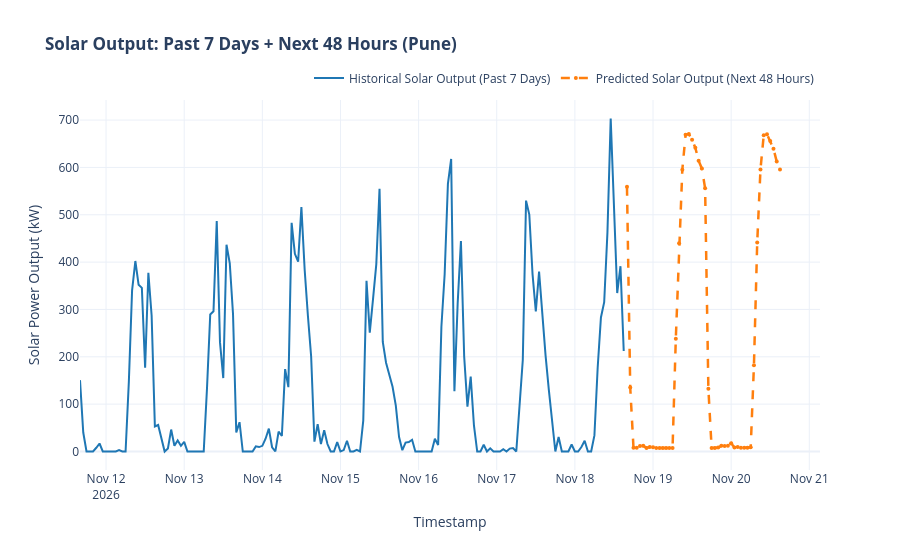

Notebook code cell kept with this figure:
### Markdown cell above
> **Note on Timestamp Alignment:**  
> The dataset is from early 2024, but the forecast is for today. We shift the historical data forward by whole days so it ends exactly 1 hour before the forecast starts. Shifting by whole days preserves the hour of the day.

### Code cell
# Plotly interactive visualization
# 1. Align historical end hour to exactly one hour prior to forecast start
forecast_start = forecast_featured["timestamp"].iloc[0]
last_hour = (forecast_start - pd.Timedelta(hours=1)).hour
hist_end = featured_df[featured_df["timestamp"].dt.hour == last_hour]["timestamp"].iloc[-1]
history_7d = featured_df[featured_df["timestamp"] <= hist_end].tail(7 * 24).copy()
days_to_shift = ((forecast_start - pd.Timedelta(hours=1)).normalize() - hist_end.normalize()).days
history_7d["shifted_timestamp"] = history_7d["timestamp"] + pd.Timedelta(days=days_to_shift)

# 2. Build interactive Plotly chart
fig = go.Figure()

# Historical Solar Output trace
fig.add_trace(go.Scatter(
    x=history_7d["shifted_timestamp"],
    y=history_7d["solar_output"],
    mode="lines",
    name="Historical Solar Output (Past 7 Days)",
    line=dict(color="#1f77b4", width=2)
))

# Forecast Solar Output trace
fig.add_trace(go.Scatter(
    x=forecast_featured["timestamp"],
    y=forecast_featured["predicted_solar_output"],
    mode="lines+markers",
    name="Predicted Solar Output (Next 48 Hours)",
    line=dict(color="#ff7f0e", width=2.5, dash="dash"),
    marker=dict(size=4)
))

# Chart title (includes fallback warning if fallback data is active)
chart_title = "<b>Solar Output: Past 7 Days + Next 48 Hours (Pune)</b>"
if is_fallback:
    chart_title += " (fallback data)"

# Layout formatting
fig.update_layout(
    title=chart_title,
    xaxis_title="Timestamp",
    yaxis_title="Solar Power Output (kW)",
    template="plotly_white",
    hovermode="x unified",
    margin=dict(t=100),
    legend=dict(orientation="h", yanchor="bottom", y=1.02, xanchor="right", x=1),
    height=550
)

# Display chart and export standalone HTML
fig.show()
fig.write_html("forecast_chart.html")
print("Interactive chart exported to 'forecast_chart.html'")

### Figure 1 — Plotly figure (JSON) as saved in the notebook; plotly's stock layout.template omitted (floating-point values rounded to 4 significant figures; data arrays with more than 128 entries replaced by an {"elided": "..."} marker saying what was removed)
{"data": [{"line": {"color": "#1f77b4", "width": 2}, "mode": "lines", "name": "Historical Solar Output (Past 7 Days)", "type": "scatter", "x": {"elided": "168 str values"}, "y": {"elided": "168 float values"}}, {"line": {"color": "#ff7f0e", "dash": "dash", "width": 2.5}, "marker": {"size": 4}, "mode": "lines+markers", "name": "Predicted Solar Output (Next 48 Hours)", "type": "scatter", "x": ["2026-11-18T16:00:00.000000000", "2026-11-18T17:00:00.000000000", "2026-11-18T18:00:00.000000000", "2026-11-18T19:00:00.000000000", "2026-11-18T20:00:00.000000000", "2026-11-18T21:00:00.000000000", "2026-11-18T22:00:00.000000000", "2026-11-18T23:00:00.000000000", "2026-11-19T00:00:00.000000000", "2026-11-19T01:00:00.000000000", "2026-11-19T02:00:00.000000000", "2026-11-19T03:00:00.000000000", "2026-11-19T04:00:00.000000000", "2026-11-19T05:00:00.000000000", "2026-11-19T06:00:00.000000000", "2026-11-19T07:00:00.000000000", "2026-11-19T08:00:00.000000000", "2026-11-19T09:00:00.000000000", "2026-11-19T10:00:00.000000000", "2026-11-19T11:00:00.000000000", "2026-11-19T12:00:00.000000000", "2026-11-19T13:00:00.000000000", "2026-11-19T14:00:00.000000000", "2026-11-19T15:00:00.000000000", "2026-11-19T16:00:00.000000000", "2026-11-19T17:00:00.000000000", "2026-11-19T18:00:00.000000000", "2026-11-19T19:00:00.000000000", "2026-11-19T20:00:00.000000000", "2026-11-19T21:00:00.000000000", "2026-11-19T22:00:00.000000000", "2026-11-19T23:00:00.000000000", "2026-11-20T00:00:00.000000000", "2026-11-20T01:00:00.000000000", "2026-11-20T02:00:00.000000000", "2026-11-20T03:00:00.000000000", "2026-11-20T04:00:00.000000000", "2026-11-20T05:00:00.000000000", "2026-11-20T06:00:00.000000000", "2026-11-20T07:00:00.000000000", "2026-11-20T08:00:00.000000000", "2026-11-20T09:00:00.000000000", "2026-11-20T10:00:00.000000000", "2026-11-20T11:00:00.000000000", "2026-11-20T12:00:00.000000000", "2026-11-20T13:00:00.000000000", "2026-11-20T14:00:00.000000000", "2026-11-20T15:00:00.000000000"], "y": [559.2, 135.1, 7.95, 7.97, 11.77, 11.89, 7.64, 9.49, 9.0, 7.38, 7.4, 7.47, 7.34, 7.4, 7.21, 238.1, 439.6, 595.3, 668.9, 670.3, 658.2, 641.5, 614.1, 597.9, 555.9, 132.5, 7.24, 7.5, 8.23, 11.95, 11.73, 12.25, 17.58, 8.6, 9.46, 7.67, 7.7, 7.95, 8.87, 182.3, 441.2, 595.5, 667.8, 670.3, 655.6, 639.2, 612.5, 595.8]}], "layout": {"height": 550, "hovermode": "x unified", "legend": {"orientation": "h", "x": 1, "xanchor": "right", "y": 1.02, "yanchor": "bottom"}, "margin": {"t": 100}, "title": {"text": "<b>Solar Output: Past 7 Days + Next 48 Hours (Pune)</b>"}, "xaxis": {"title": {"text": "Timestamp"}}, "yaxis": {"title": {"text": "Solar Power Output (kW)"}}}}
